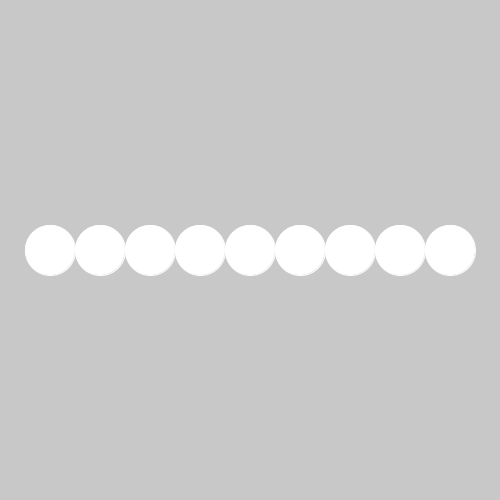
Frame 1 (no input)
Frame 60 (the mouse pressed at the canvas centre just before this capture): identical to frame 1, image omitted
Frame 120 (the mouse held since frame 60 and released just before this capture): identical to frame 1, image omitted

The Processing sketch that drew this single still picture (run headless with seeded random() and noise(); from frame 60 on, the mouse is pressed at the canvas centre):

// Processing sketch: processing_31169
// ── processing_31169.pde

void setup ()
{
  size(500, 500);
  background(200);
  
  stroke(255);
  strokeWeight(1);
  
  int mysize = 50;
 /* 
  line(0, 0, 500, 500);
  line(500, 0, 0, 500);
  fill(225, 0, 0);
  rect(100, 100, 300, 300); 
  
  fill(0);
  ellipse(250, 250, 75, 75);

*/
int x = 0;
while(x<9)
{
  ellipse(50+(x*50), 250, mysize, mysize);
  
  x = x + 1;
  
}


//noFill();
//bezier(0,250,175,500,375,500,500,250);
}

void draw ()
{
 //DO NOT PUT ANYTHING HERE YET 
}
